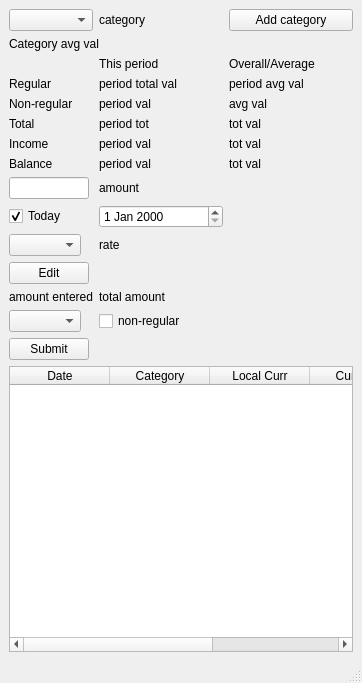
<?xml version="1.0" encoding="UTF-8"?>
<ui version="4.0">
 <class>MainWindow</class>
 <widget class="QMainWindow" name="MainWindow">
  <property name="geometry">
   <rect>
    <x>0</x>
    <y>0</y>
    <width>362</width>
    <height>683</height>
   </rect>
  </property>
  <property name="windowTitle">
   <string>Expenses under control</string>
  </property>
  <widget class="QWidget" name="centralwidget">
   <layout class="QGridLayout" name="gridLayout_2">
    <item row="0" column="0">
     <layout class="QGridLayout" name="gridLayout">
      <item row="7" column="1">
       <widget class="QLabel" name="lbPeriodBalance">
        <property name="text">
         <string>period val</string>
        </property>
       </widget>
      </item>
      <item row="4" column="1">
       <widget class="QLabel" name="lbperiodNonRegTot">
        <property name="text">
         <string>period val</string>
        </property>
       </widget>
      </item>
      <item row="8" column="1">
       <widget class="QLabel" name="lbAmount">
        <property name="text">
         <string>amount</string>
        </property>
       </widget>
      </item>
      <item row="3" column="1">
       <widget class="QLabel" name="lbperiodTotal">
        <property name="text">
         <string>period total val</string>
        </property>
       </widget>
      </item>
      <item row="12" column="0">
       <widget class="QLabel" name="lbAmountEntered">
        <property name="sizePolicy">
         <sizepolicy hsizetype="Maximum" vsizetype="Maximum">
          <horstretch>0</horstretch>
          <verstretch>0</verstretch>
         </sizepolicy>
        </property>
        <property name="text">
         <string>amount entered</string>
        </property>
       </widget>
      </item>
      <item row="4" column="0">
       <widget class="QLabel" name="label_6">
        <property name="sizePolicy">
         <sizepolicy hsizetype="Maximum" vsizetype="Preferred">
          <horstretch>0</horstretch>
          <verstretch>0</verstretch>
         </sizepolicy>
        </property>
        <property name="text">
         <string>Non-regular</string>
        </property>
       </widget>
      </item>
      <item row="8" column="0">
       <widget class="QLineEdit" name="leAmount">
        <property name="sizePolicy">
         <sizepolicy hsizetype="Maximum" vsizetype="Fixed">
          <horstretch>0</horstretch>
          <verstretch>0</verstretch>
         </sizepolicy>
        </property>
        <property name="maximumSize">
         <size>
          <width>80</width>
          <height>16777215</height>
         </size>
        </property>
       </widget>
      </item>
      <item row="3" column="0">
       <widget class="QLabel" name="label_5">
        <property name="sizePolicy">
         <sizepolicy hsizetype="Maximum" vsizetype="Preferred">
          <horstretch>0</horstretch>
          <verstretch>0</verstretch>
         </sizepolicy>
        </property>
        <property name="text">
         <string>Regular</string>
        </property>
       </widget>
      </item>
      <item row="6" column="2">
       <widget class="QLabel" name="lbIncomeOverallTotal">
        <property name="text">
         <string>tot val</string>
        </property>
       </widget>
      </item>
      <item row="9" column="1">
       <widget class="QDateEdit" name="date"/>
      </item>
      <item row="0" column="0">
       <widget class="QComboBox" name="cbCategory">
        <property name="sizePolicy">
         <sizepolicy hsizetype="Maximum" vsizetype="Preferred">
          <horstretch>0</horstretch>
          <verstretch>0</verstretch>
         </sizepolicy>
        </property>
        <property name="minimumSize">
         <size>
          <width>0</width>
          <height>0</height>
         </size>
        </property>
        <property name="maximumSize">
         <size>
          <width>100</width>
          <height>16777215</height>
         </size>
        </property>
       </widget>
      </item>
      <item row="0" column="1">
       <widget class="QLabel" name="lbCategory">
        <property name="text">
         <string>category</string>
        </property>
       </widget>
      </item>
      <item row="10" column="1">
       <widget class="QLabel" name="lbRate">
        <property name="text">
         <string>rate</string>
        </property>
       </widget>
      </item>
      <item row="3" column="2">
       <widget class="QLabel" name="lbPeriodRegAVG">
        <property name="text">
         <string>period avg val</string>
        </property>
       </widget>
      </item>
      <item row="13" column="1">
       <widget class="QCheckBox" name="chboxReg">
        <property name="text">
         <string>non-regular</string>
        </property>
        <property name="checked">
         <bool>false</bool>
        </property>
       </widget>
      </item>
      <item row="5" column="2">
       <widget class="QLabel" name="lbOverallTotal">
        <property name="text">
         <string>tot val</string>
        </property>
       </widget>
      </item>
      <item row="12" column="1">
       <widget class="QLabel" name="label">
        <property name="text">
         <string>total amount</string>
        </property>
       </widget>
      </item>
      <item row="5" column="1">
       <widget class="QLabel" name="lbPeriodTotal">
        <property name="text">
         <string>period tot</string>
        </property>
       </widget>
      </item>
      <item row="14" column="0">
       <widget class="QPushButton" name="pB_Submit">
        <property name="sizePolicy">
         <sizepolicy hsizetype="Maximum" vsizetype="Fixed">
          <horstretch>0</horstretch>
          <verstretch>0</verstretch>
         </sizepolicy>
        </property>
        <property name="text">
         <string>Submit</string>
        </property>
       </widget>
      </item>
      <item row="5" column="0">
       <widget class="QLabel" name="label_2">
        <property name="sizePolicy">
         <sizepolicy hsizetype="Maximum" vsizetype="Preferred">
          <horstretch>0</horstretch>
          <verstretch>0</verstretch>
         </sizepolicy>
        </property>
        <property name="text">
         <string>Total</string>
        </property>
       </widget>
      </item>
      <item row="13" column="0">
       <widget class="QComboBox" name="cbNonRegCat">
        <property name="sizePolicy">
         <sizepolicy hsizetype="Maximum" vsizetype="Fixed">
          <horstretch>0</horstretch>
          <verstretch>0</verstretch>
         </sizepolicy>
        </property>
       </widget>
      </item>
      <item row="7" column="0">
       <widget class="QLabel" name="label_11">
        <property name="sizePolicy">
         <sizepolicy hsizetype="Maximum" vsizetype="Preferred">
          <horstretch>0</horstretch>
          <verstretch>0</verstretch>
         </sizepolicy>
        </property>
        <property name="text">
         <string>Balance</string>
        </property>
       </widget>
      </item>
      <item row="10" column="0">
       <widget class="QComboBox" name="cbCurrency">
        <property name="sizePolicy">
         <sizepolicy hsizetype="Maximum" vsizetype="Fixed">
          <horstretch>0</horstretch>
          <verstretch>0</verstretch>
         </sizepolicy>
        </property>
       </widget>
      </item>
      <item row="0" column="2">
       <widget class="QPushButton" name="pbAddCat">
        <property name="text">
         <string>Add category</string>
        </property>
       </widget>
      </item>
      <item row="7" column="2">
       <widget class="QLabel" name="lbBalanceOverall">
        <property name="text">
         <string>tot val</string>
        </property>
       </widget>
      </item>
      <item row="6" column="0">
       <widget class="QLabel" name="label_8">
        <property name="sizePolicy">
         <sizepolicy hsizetype="Maximum" vsizetype="Preferred">
          <horstretch>0</horstretch>
          <verstretch>0</verstretch>
         </sizepolicy>
        </property>
        <property name="text">
         <string>Income</string>
        </property>
       </widget>
      </item>
      <item row="6" column="1">
       <widget class="QLabel" name="lbPeriodIncomeTotal">
        <property name="text">
         <string>period val</string>
        </property>
       </widget>
      </item>
      <item row="4" column="2">
       <widget class="QLabel" name="lbperiodNonRegAVG">
        <property name="text">
         <string>avg val</string>
        </property>
       </widget>
      </item>
      <item row="9" column="0">
       <widget class="QCheckBox" name="chBtoday">
        <property name="sizePolicy">
         <sizepolicy hsizetype="Maximum" vsizetype="Fixed">
          <horstretch>0</horstretch>
          <verstretch>0</verstretch>
         </sizepolicy>
        </property>
        <property name="text">
         <string>Today</string>
        </property>
        <property name="checked">
         <bool>true</bool>
        </property>
       </widget>
      </item>
      <item row="11" column="0">
       <widget class="QPushButton" name="pbEditCurrency">
        <property name="sizePolicy">
         <sizepolicy hsizetype="Maximum" vsizetype="Fixed">
          <horstretch>0</horstretch>
          <verstretch>0</verstretch>
         </sizepolicy>
        </property>
        <property name="text">
         <string>Edit</string>
        </property>
       </widget>
      </item>
      <item row="2" column="1">
       <widget class="QLabel" name="lbThisPeriodName">
        <property name="text">
         <string>This period</string>
        </property>
       </widget>
      </item>
      <item row="2" column="2">
       <widget class="QLabel" name="label_3">
        <property name="text">
         <string>Overall/Average</string>
        </property>
       </widget>
      </item>
      <item row="1" column="0" colspan="3">
       <widget class="QLabel" name="lbCatAvg">
        <property name="sizePolicy">
         <sizepolicy hsizetype="Maximum" vsizetype="Preferred">
          <horstretch>0</horstretch>
          <verstretch>0</verstretch>
         </sizepolicy>
        </property>
        <property name="text">
         <string>Category avg val</string>
        </property>
       </widget>
      </item>
     </layout>
    </item>
    <item row="1" column="0">
     <widget class="QTableWidget" name="tableWidget">
      <property name="editTriggers">
       <set>QAbstractItemView::EditTrigger::NoEditTriggers</set>
      </property>
      <property name="showGrid">
       <bool>false</bool>
      </property>
      <attribute name="verticalHeaderVisible">
       <bool>false</bool>
      </attribute>
      <row>
       <property name="text">
        <string/>
       </property>
      </row>
      <row>
       <property name="text">
        <string/>
       </property>
      </row>
      <row>
       <property name="text">
        <string/>
       </property>
      </row>
      <row>
       <property name="text">
        <string/>
       </property>
      </row>
      <row>
       <property name="text">
        <string/>
       </property>
      </row>
      <column>
       <property name="text">
        <string>Date</string>
       </property>
      </column>
      <column>
       <property name="text">
        <string>Category</string>
       </property>
      </column>
      <column>
       <property name="text">
        <string>Local Curr</string>
       </property>
      </column>
      <column>
       <property name="text">
        <string>Currency</string>
       </property>
      </column>
      <column>
       <property name="text">
        <string>Amount</string>
       </property>
      </column>
     </widget>
    </item>
   </layout>
  </widget>
  <widget class="QMenuBar" name="menubar">
   <property name="geometry">
    <rect>
     <x>0</x>
     <y>0</y>
     <width>362</width>
     <height>26</height>
    </rect>
   </property>
  </widget>
  <widget class="QStatusBar" name="statusbar"/>
 </widget>
 <resources/>
 <connections/>
</ui>
